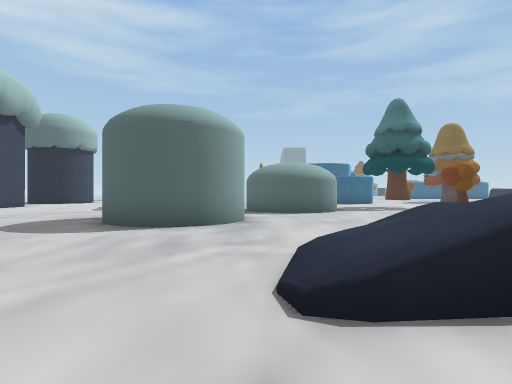
View 1 (above)

24 first-person views from a walk through a Unity game level. The camera is 1.3 m above the floor, looks level and sees 80° across. The floor is counted in squares, 2 m on a side. Each view is taken from the middle of a square. On the plan, view 1 faces up. The plan holds only what a view shows up to about 10 squares ahead; the rest is blank. The place goes on beyond the plan. The player character is not drawn. Some surface patterns are stand-ins.

View 2
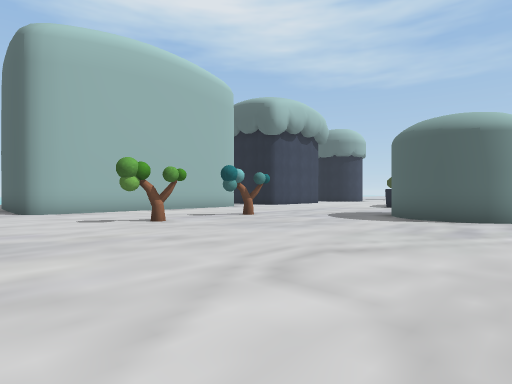

View 3
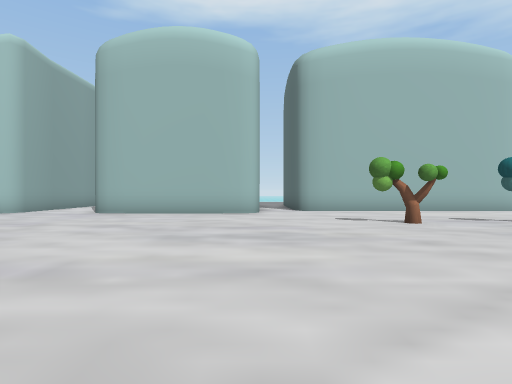

View 4
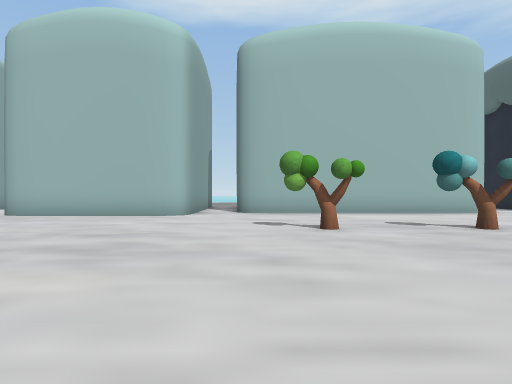

View 5
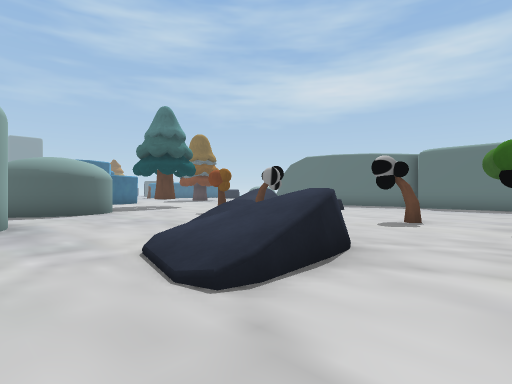

View 6
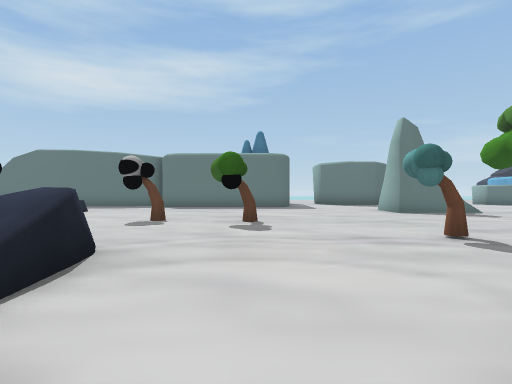

View 7
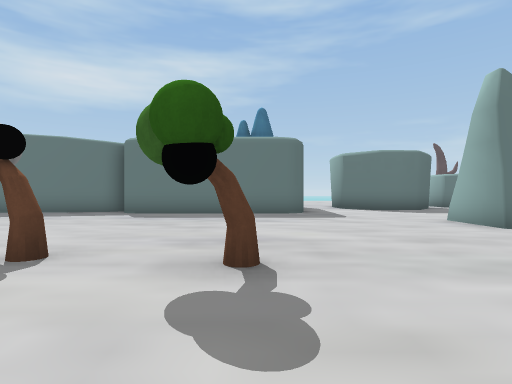

View 8
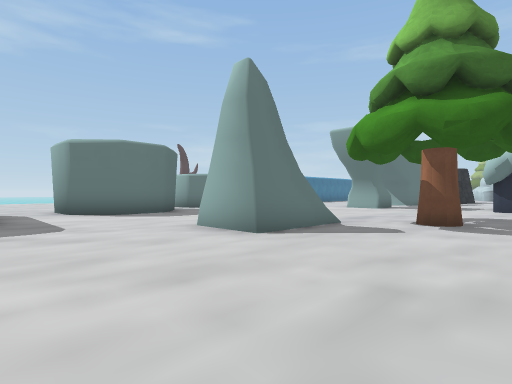

View 9
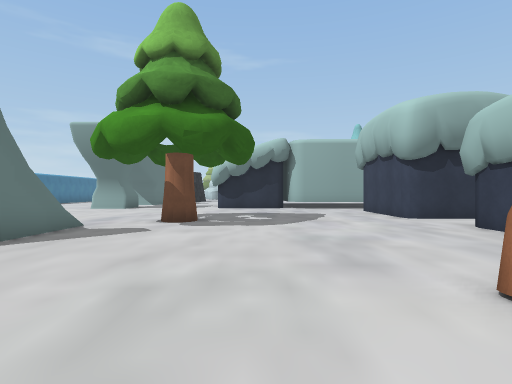

View 10
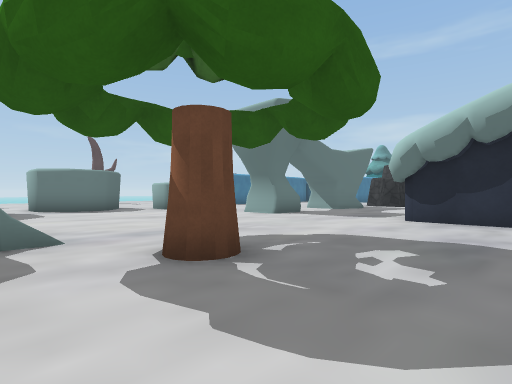

View 11
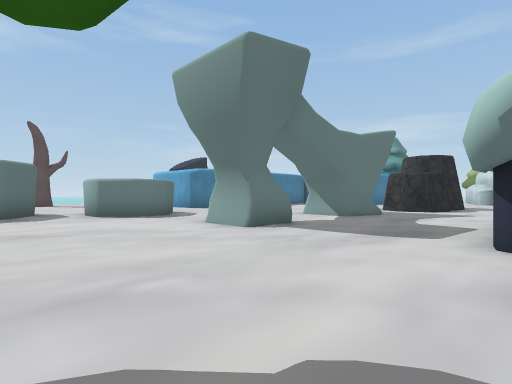

View 12
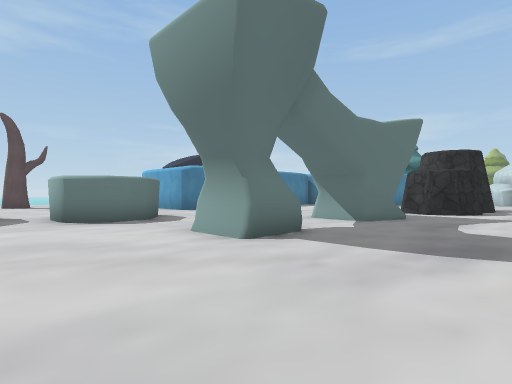

View 13
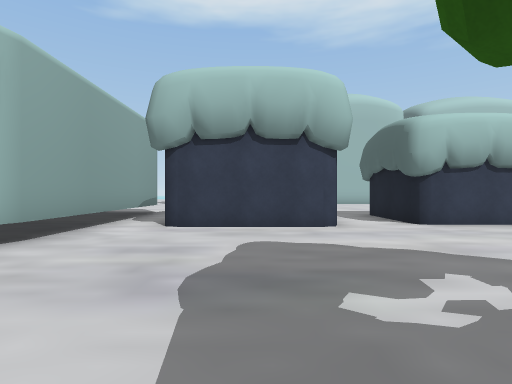

View 14
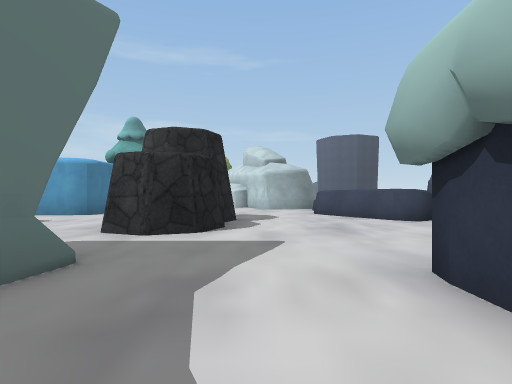

View 15
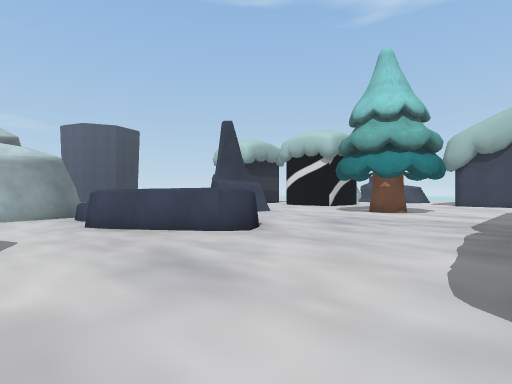

View 16
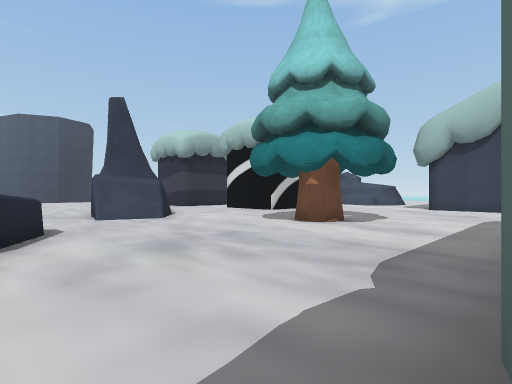

View 17
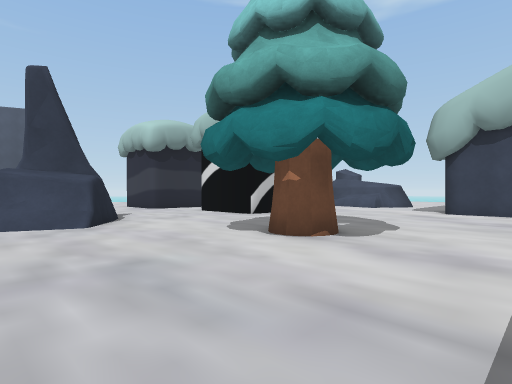

View 18
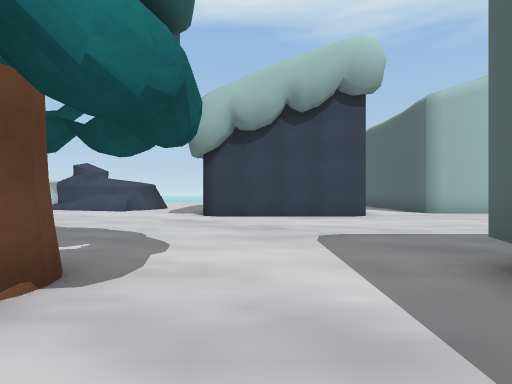

View 19
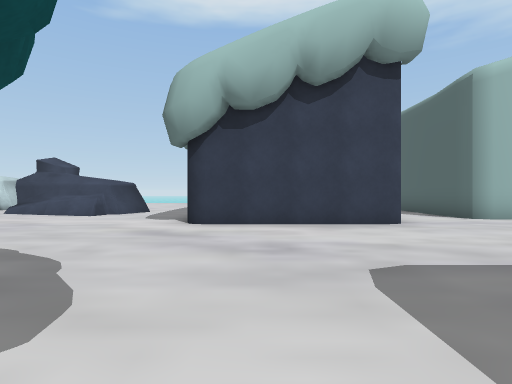

View 20
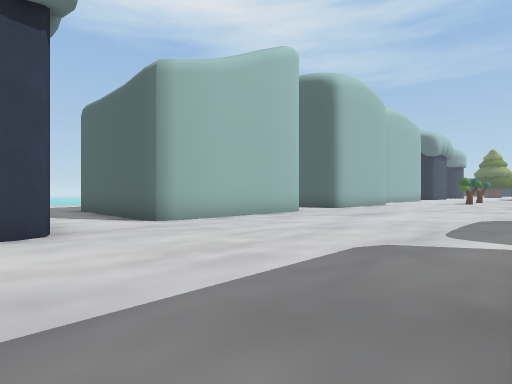

View 21
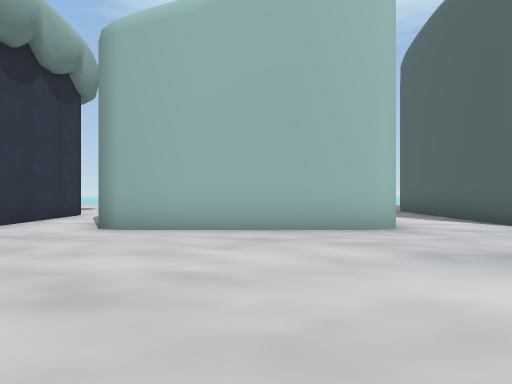

View 22
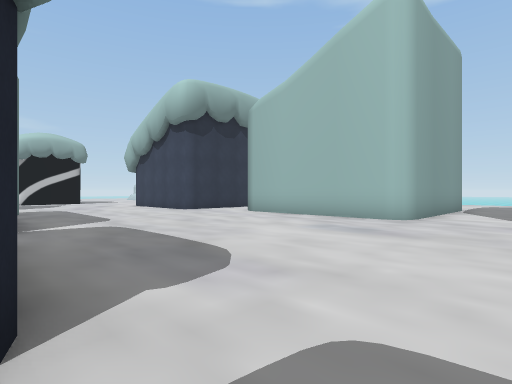

View 23
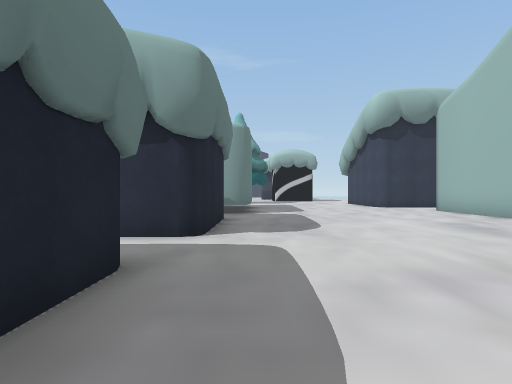

View 24
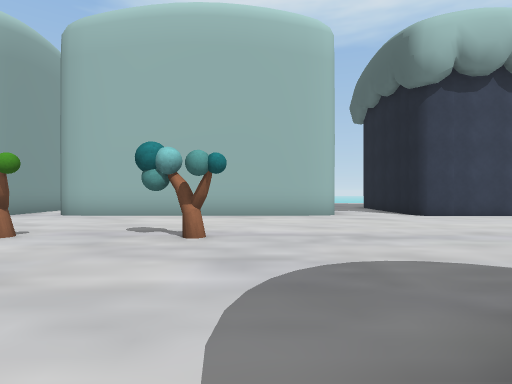

### Floor plan
Points are (right, up) in squares from view 1. A wall is a line through its corners. A room is listed if a view was taken in it or the views show most of it. See-through windows are left out.
Room 1 (views 1, 2, 3, 4, 5, 6, 7, 8, 9, 10, 11, 12, 13, 14, 15, 16, 17, 18, 19, 20, 21, 22, 23, 24)
walls: (4.5, -13.2) (6.4, -13.2); (-2.3, -13) (3.1, -13); (-2.7, -13.1) (-2.1, -13); (10, -14.1) (10, -13) (11.4, -13); (10.1, -14.2) (10, -13.7); (6.6, -16.6) (6.6, -17.2); (-2.3, -18.1) (-2.8, -17.9); (-9.3, -6.4) (-9.4, -6.9); (9.9, -17.2) (10.2, -16.5) (11.4, -16.5); (-9.2, -9.7) (-9.2, -14.4) (-9.4, -14.8) (-9.8, -14.9); (9.8, -17.7) (10.1, -16.5); (9.8, -17.9) (9.9, -17.1); (-9.9, -7.1) (-13.6, -7.1); (-9.2, -2.4) (-9.2, -6.5); (-9.8, -9.5) (-9.3, -9.6) (-9.2, -9.9); (-1.5, 5.6) (-2.4, 5.7) (-2.8, 6); (-1.3, 5.7) (-2, 5.6); (-1.1, 5.8) (-1.8, 5.5); (-0.4, 6.5) (-0.7, 6) (-1.7, 5.5) (-2.7, 5.8) (-3.1, 6.2); (4.4, -21.8) (4.8, -22) (6.1, -23.8) (6.2, -24.2); (-8.3, -16.9) (-8.1, -17.4) (-8.1, -21) (-8.3, -21.5); (-10.4, 0.3) (-10.4, -0.2); (-11, -0.6) (-12.9, -0.6); (13, 4.9) (12.9, 5.5); (-12, -1.9) (-10, -1.9); (12.8, 5.6) (12.6, 7); (1, 9.3) (0.5, 9.5); (-13.5, -9.4) (-9.8, -9.4); (2.5, 9.9) (2.1, 9.5) (1.4, 9.3) (0.7, 9.4) (0.3, 9.7); (-10.3, 6.5) (-10.3, 0.2); (-0.4, -25.9) (0, -25.5); (-10.4, 6.9) (-10.4, 6.3); (13.2, -23.5) (14.1, -23.5); (12.6, -24.5) (12.6, -23.6) (13.3, -23.5); (-0.8, -26.6) (-0.1, -25.5) (1.5, -26.1) (1.4, -26.9); (5.5, -26.9) (7.3, -26.5); (-4.3, -25.8) (-4.3, -26.9); (5.6, -27.1) (7.3, -26.7); (-5.3, -25.5) (-4.5, -25.5); (-10.7, 9.4) (-12, 9.4); (-10.9, -24) (-11.1, -25.8) (-11.7, -27.6); (-10.3, 10.5) (-10.3, 9.9); (-10.9, -24.3) (-10.3, -24.4)
low walls: (-10.3, -24.4) (-11.2, -27.5); (-10.7, -25.9) (-11.1, -27)
ways out: opening at (-10, -16) to room 2; opening at (-11.5, -22.5)
objects: other object (-7, 1) to (-6, 1); other object (-7, 4) to (-6, 4); rock (-2, -11) to (1, -9); rock (-2, -6) to (1, -5); rock (2, 3); other object (3, -3); rock (5, -26); other object (5, 0) to (6, 0); other object (5, 8); other object (6, 2) to (6, 3); other object (6, 6) to (6, 7); rock (9, -22) to (10, -20); rock (9, -6) to (10, -5); other object (9, 6); other object (14, -14) to (15, -12); other object (14, -6) to (16, -4); other object (15, -10) to (16, -8)
Room 2 (no view inside)
walls: (-12.5, -16.9) (-9.8, -16.9); (-9.8, -14.9) (-13.5, -14.9)
ways out: opening at (-10, -16) to room 1

Positions as (right, up) in squares from view 1, and headings:
1: (0, 0), facing up
2: (0, -2), facing up-left
3: (0, -2), facing left
4: (-1, 0), facing left
5: (-1, 0), facing up-right
6: (-1, 0), facing right
7: (3, 0), facing right
8: (5, -1), facing down-right
9: (5, -1), facing down
10: (4, -6), facing down-right
11: (6, -9), facing down-right
12: (7, -10), facing down-right
13: (7, -10), facing left
14: (8, -15), facing down
15: (8, -18), facing down-left
16: (4, -18), facing down-left
17: (2, -19), facing down-left
18: (0, -20), facing left
19: (-2, -20), facing left
20: (-3, -18), facing up-left
21: (-4, -12), facing left
22: (-2, -7), facing down-left
23: (-3, -4), facing down
24: (-2, 5), facing left
